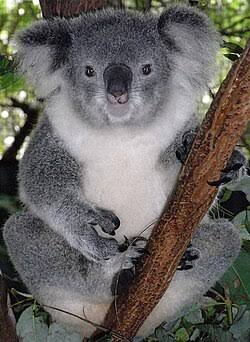
#> input picture koa.jpg, 250 x 342 px
$ python act5-opencv-a-1389.py
#> lines starting #> are read from the running program, lines starting #| are printed output that depends on the picture; after the words box and inside, x2 and y2 are one past the last pixel; in counts of white or black regions, pixels touching at a corner belong together
import cv2
import numpy as np
import sys
# Oscar Flores NC = 1389
# Función auxiliar para mostrar y guardar evitando repetir código
def mostrar_y_guardar(titulo_ventana, nombre_archivo, img):
    cv2.imshow(titulo_ventana, img)
    cv2.waitKey(0)
    cv2.destroyAllWindows()
    cv2.imwrite(nombre_archivo, img)

# Read the image from file
image = cv2.imread('koa.jpg')
#> image is the input picture: shape (342, 250, 3); mean B, G, R 96.5, 100.8, 104.2
# Display the image in a window
cv2.imshow('koa imagen original 1389', image)
# Wait for a key press and close the window
cv2.waitKey(0)
cv2.destroyAllWindows()
#print("-+-+-+-+-+-+-+-+-+-+-+-+-+-")

# 1. Grayscale
image = cv2.imread('koa.jpg')
gray_image = cv2.cvtColor(image, cv2.COLOR_BGR2GRAY)
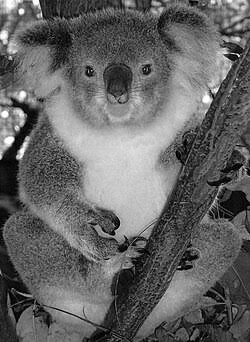
#> gray_image: shape (342, 250); min 0, max 255, mean 101.3
mostrar_y_guardar('Escala de grises 1389', 'gray_koa-1389.jpg', gray_image)
#print("-+-+-+-+-+-+-+-+-+-+-+-+-+-")

# 2. Resize
image = cv2.imread('koa.jpg')
resized_image = cv2.resize(image, (300, 200))
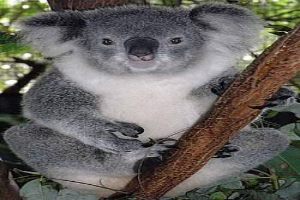
#> resized_image: shape (200, 300, 3); mean B, G, R 96.4, 100.7, 104.1
mostrar_y_guardar('Redimensionada 1389', 'resized_koa-1389.jpg', resized_image)
#print("-+-+-+-+-+-+-+-+-+-+-+-+-+-")

# 3. Rotate
image = cv2.imread('koa.jpg')
(h, w) = image.shape[:2]
#> h = 342; w = 250
center = (w // 2, h // 2)
#> center = (125, 171)
matrix = cv2.getRotationMatrix2D(center, 90, 1.0)
rotated_image = cv2.warpAffine(image, matrix, (w, h))
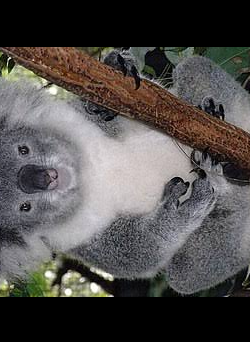
#> rotated_image: shape (342, 250, 3); mean B, G, R 76.4, 78, 81.5
mostrar_y_guardar('Rotada 90 grados 1389', 'rotated_koa-1389.jpg', rotated_image)
#print("-+-+-+-+-+-+-+-+-+-+-+-+-+-")

# 4. Gaussian Blur
image = cv2.imread('koa.jpg')
blurred_image = cv2.GaussianBlur(image, (15, 15), 0)
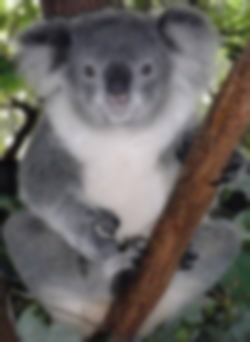
#> blurred_image: shape (342, 250, 3); mean B, G, R 96.5, 100.8, 104.2
mostrar_y_guardar('Desenfoque Gaussiano 1389', 'blurred_koa-1389.jpg', blurred_image)
#print("-+-+-+-+-+-+-+-+-+-+-+-+-+-")

# 5. Canny Edges
image = cv2.imread('koa.jpg')
gray_image = cv2.cvtColor(image, cv2.COLOR_BGR2GRAY)
edges = cv2.Canny(gray_image, 100, 200)
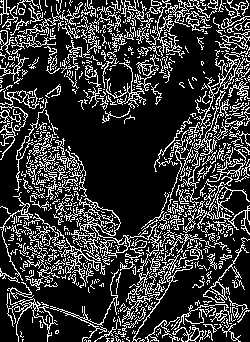
#> edges: shape (342, 250); 21.9% white in thin lines or dots
mostrar_y_guardar('Bordes Canny 1389', 'delineado_koa-1389.jpg', edges)
#print("-+-+-+-+-+-+-+-+-+-+-+-+-+-")

# 6. Rectangle and Text
image = cv2.imread('koa.jpg')
cv2.rectangle(image, (50, 50), (200, 200), (255, 0, 0), 3)
cv2.putText(image, 'OpenCV', (60, 40), cv2.FONT_HERSHEY_SIMPLEX, 1, (0, 255, 0), 2)
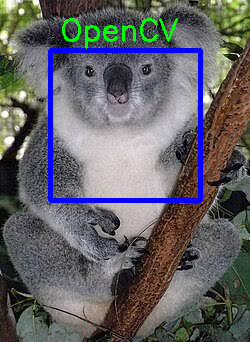
#> image: shape (342, 250, 3); mean B, G, R 100.9, 99, 99.5
mostrar_y_guardar('Rectangulo y Texto 1389', 'output_koa-1389.jpg', image)
#print("-+-+-+-+-+-+-+-+-+-+-+-+-+-")

# 7. Thresholding
image = cv2.imread('koa.jpg', 0)
#> image: shape (342, 250); min 0, max 255, mean 101.3
_, thresh_image = cv2.threshold(image, 127, 255, cv2.THRESH_BINARY)
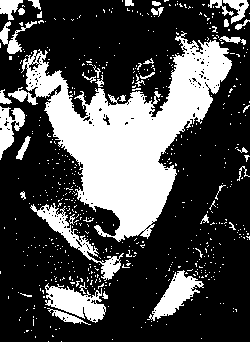
#> thresh_image: shape (342, 250); 29.6% white; 583 white regions (545 under 20 px), largest, box (x1, y1, x2, y2) and area: (8, 31, 232, 242) 17191, (45, 283, 106, 323) 1262, (30, 203, 124, 281) 1256
mostrar_y_guardar('Umbralizacion 1389', 'threshold_koa-1389.jpg', thresh_image)
#print("-+-+-+-+-+-+-+-+-+-+-+-+-+-")

# 8. Contours
image = cv2.imread('koa.jpg')
gray_image = cv2.cvtColor(image, cv2.COLOR_BGR2GRAY)
edges = cv2.Canny(gray_image, 100, 200)
contours, _ = cv2.findContours(edges, cv2.RETR_EXTERNAL, cv2.CHAIN_APPROX_SIMPLE)
cv2.drawContours(image, contours, -1, (0, 255, 0), 2)
mostrar_y_guardar('Contornos 1389', 'contours_koa-1389.jpg', image)
print("Programa realizado por Oscar Flores NC = 1389")

$ run again, with image-1.png saved as koa.jpg
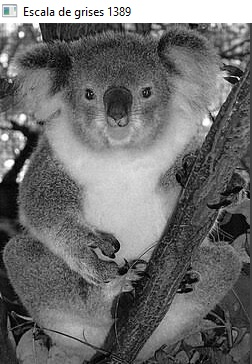
#> input picture image-1.png, 252 x 364 px
#> image is the input picture: shape (364, 252, 3); mean B, G, R 110, 110, 110
#> `edges = cv2.Canny(gray_image, 100, 200)`:
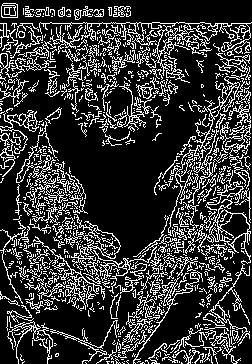
#> edges: shape (364, 252); 21.4% white in thin lines or dots
#> `_, thresh_image = cv2.threshold(image, 127, 255, cv2.THRESH_BINARY)`:
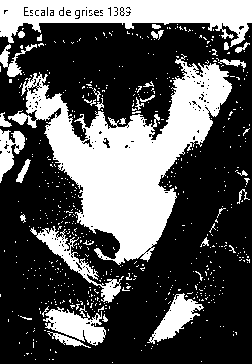
#> thresh_image: shape (364, 252); 33.7% white; 594 white regions (561 under 20 px), largest, box (x1, y1, x2, y2) and area: (8, 54, 232, 265) 17189, (0, 0, 252, 47) 6331, (30, 226, 124, 303) 1279

$ run again, with image-3.png saved as koa.jpg
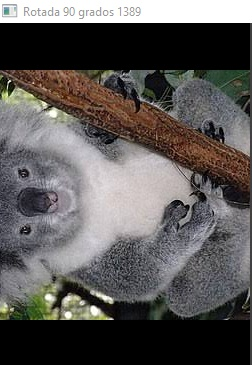
#> input picture image-3.png, 252 x 365 px
#> image is the input picture: shape (365, 252, 3); mean B, G, R 87.1, 88.6, 91.8
#> `edges = cv2.Canny(gray_image, 100, 200)`:
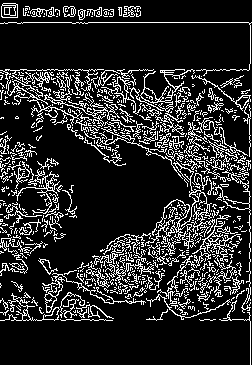
#> edges: shape (365, 252); 16% white in thin lines or dots
#> `_, thresh_image = cv2.threshold(image, 127, 255, cv2.THRESH_BINARY)`:
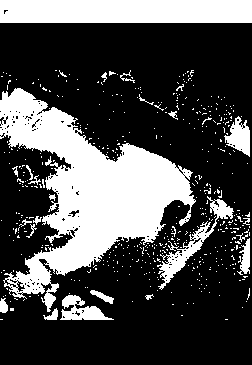
#> thresh_image: shape (365, 252); 29.9% white; 487 white regions (462 under 20 px), largest, box (x1, y1, x2, y2) and area: (0, 88, 196, 312) 17012, (0, 0, 252, 23) 5788, (157, 196, 234, 290) 1271
